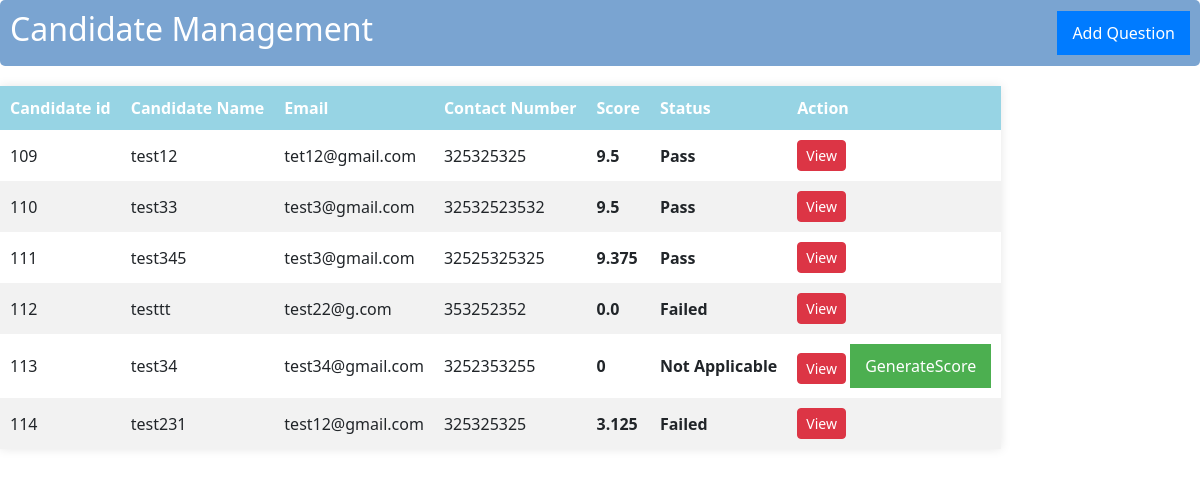
The page /candidate on the database its author committed.
### tables this page shows
CREATE TABLE candidate (
                id INTEGER PRIMARY KEY AUTOINCREMENT,
                candidatename String NOT NULL,
                email String NOT NULL,
                contactnumber String NOT NULL
            );

### app.py (the view)
@app.route('/candidate')
def candidate():
     with get_db() as conn:
        curs = conn.cursor()
        findscore = '''SELECT
        c.id,c.candidatename,c.email,c.contactnumber,COALESCE(AVG(s.user_score), 0) AS user_score,
        CASE
        WHEN COUNT(s.user_score) = 0 THEN 'Not Applicable'
        WHEN COALESCE(AVG(s.user_score), 0) < 6 THEN 'Failed'
        ELSE 'Pass'
        END AS status FROM candidate c LEFT JOIN  score s ON c.id = s.candidate_id GROUP BY
        c.id, c.candidatename, c.email, c.contactnumber;'''
        curs.execute(findscore)
        candidate = curs.fetchall()
        return render_template('candidate.html',candidate=candidate)

### app.py (called while the page is built)
def get_db():
    conn = sqlite3.connect(DATABASE)
    conn.row_factory = sqlite3.Row  # Allows access to columns by name
    return conn

### templates/candidate.html (shortened to what this page needs)
<!DOCTYPE html>
<html lang="en">
<head>
    <link rel="stylesheet" href="{{ url_for('static', filename='style.css') }}">
    <link href="https://cdn.jsdelivr.net/npm/bootstrap@5.3.0/dist/css/bootstrap.min.css" rel="stylesheet">
</head>
<body>
    <div class="header-container">
        <h2>Candidate Management</h2>
        <form action="{{ url_for('admin') }}" method="GET">
          <button type="submit">Add Question</button>
        </form>
    </div>
    <div class="table-container">
      <table id="scoreTable">
        <thead>
            <tr>
                <th>Candidate id</th>
                <th>Candidate Name</th>
                <th>Email</th>
                <th>Contact Number</th>
                <th>Score</th>
                <th>Status</th>
                <th>Action</th>
            </tr>
        </thead>
        <tbody>
            {% for c in candidate %}
            <tr>
                <td  id="cid" ">{{ c['id'] }}</td>
                <td>{{ c['candidatename'] }}</td>
                <td>{{ c['email'] }}</td>
                <td>{{ c['contactnumber'] }}</td>
                <td class="score" id="score">{{ c['user_score'] }}</td>
                <td class="status" id="status">{{ c['status'] }}</td>
                <td>
                <form  action="{{ url_for('getdata', record_id=c.id) }}" method="POST" style="display: inline;">
                  <button data-id="{{ c.id }}"
                  data-name="{{ c.candidatename }}"
                  data-email="{{c.email}}"
                  data-number="{{c.contactnumber}}"
                  data-bs-toggle="modal"
                  data-bs-target="#editModal" id="edit-btn1" onclick="editquestionModal('{{c.id}}','{{c.candidatename }}','{{c.email}}','{{c.contactnumber}}','{{questionlist}}','{{sqllist}}')" data-bs-toggle="modal" data-bs-target="#editModal" type="submit" class="btn btn-danger btn-sm">
                   View
                  </button>
                </form>
                <form  action="{{ url_for('findscore', record_id=c.id) }}" method="POST" onsubmit="showProgressBar()" style="display: inline;">
                  <button class="findscore" data-bs-target="#scoreModal"  type="submit" class="btn btn-danger btn-sm">
                       GenerateScore
                  </button>
                </form>
                </td>
            </tr>
            {% endfor %}
        </tbody>
      </table>
    </div>
</body>
</html>

### static/style.css (style rules this page uses)
body { font-family: Arial; }
.header-container { display: flex; justify-content: space-between; align-items: center; padding: 10px; background-color: #7aa4d1; color: white; border-radius: 5px; }
.table-container { width: 100%; max-width: 1300px; margin: 20px auto; }
table { background: white; box-shadow: 0px 0px 10px rgba(0, 0, 0, 0.1); margin-top: 20px; table-layout: fixed; }
th, td { border: 1px solid #ddd; padding: 10px; text-align: left; }
th { background-color: #97d4e4; color: white; }
tr:nth-child(even) { background-color: #f2f2f2; }
button { background-color: #007bff; color: white; border: none; padding: 10px 15px; cursor: pointer; border-radius: 5px; margin: 5px; }
.findscore { background-color: #4caf50; }
.score { font-weight: bold; }
.status { font-weight: bold; }

### rows shown on the page
candidate: id "109", candidatename "test12", email "tet12@gmail.com", contactnumber "325325325", user_score "9.5", status "Pass"
candidate: id "110", candidatename "test33", email "test3@gmail.com", contactnumber "32532523532", user_score "9.5", status "Pass"
candidate: id "111", candidatename "test345", email "test3@gmail.com", contactnumber "32525325325", user_score "9.375", status "Pass"
candidate: id "112", candidatename "testtt", email "test22@g.com", contactnumber "353252352", user_score "0.0", status "Failed"
candidate: id "113", candidatename "test34", email "test34@gmail.com", contactnumber "3252353255", user_score "0", status "Not Applicable"
candidate: id "114", candidatename "test231", email "test12@gmail.com", contactnumber "325325325", user_score "3.125", status "Failed"
